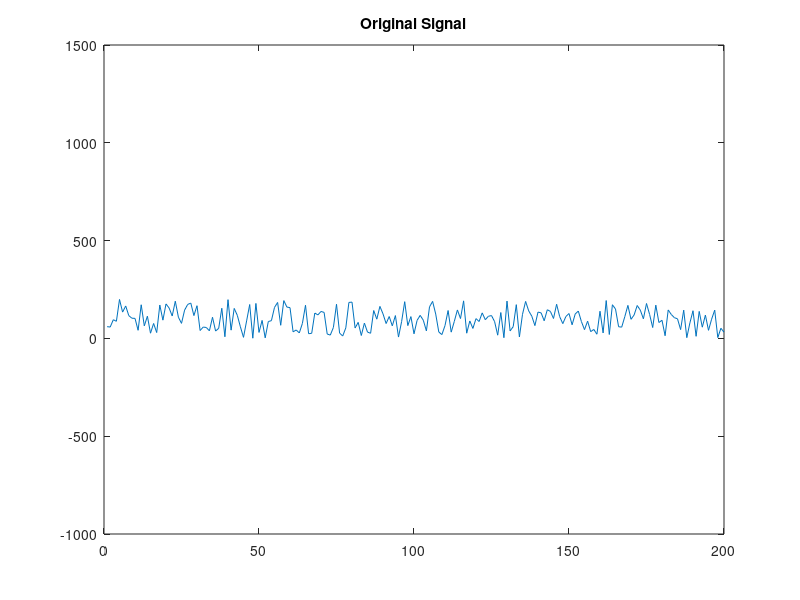
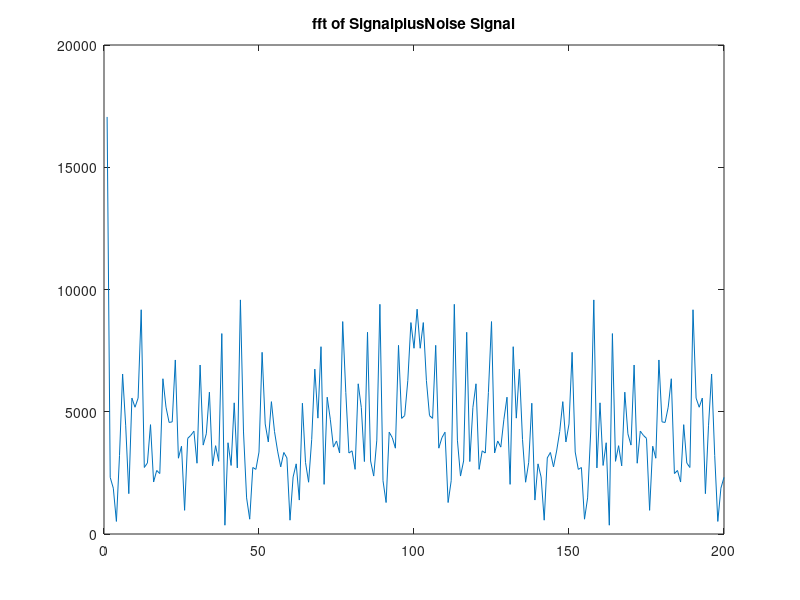

These figures' MATLAB source, in order: (Note: this script raises an error after producing the figures.)
randomSignal = 200*rand(200,1);
figure(1);
plot(randomSignal);
title('Original Signal');
axis([0 200 -1000 1500]);
randomNoise=wgn(200,1,50);
 figure(2);
% plot(randomNoise);
signalPlusNoise=randomSignal+randomNoise;
%figure(3);
%plot(signalPlusNoise);
title('Signal plus Noise');
%figure(4);
%plot(abs(fft(randomSignal)));
title('fft of Orginal Signal');
%figure(5);
%plot(abs(fft(randomNoise)));
title('fft of Noise Signal');
%figure(6);
%plot(abs(fft(randomSignal)+fft(randomNoise)));
title('Addition of FFT Signal + FFT Noise');
%figure(7);
plot(abs(fft(signalPlusNoise)));
title('fft of SignalplusNoise Signal'); 
t=-100:1:99;
y=heaviside(t);
figure(8);
plot(y,t);
result=abs(fft(signalPlusNoise))*y;
plot(ifft(result));